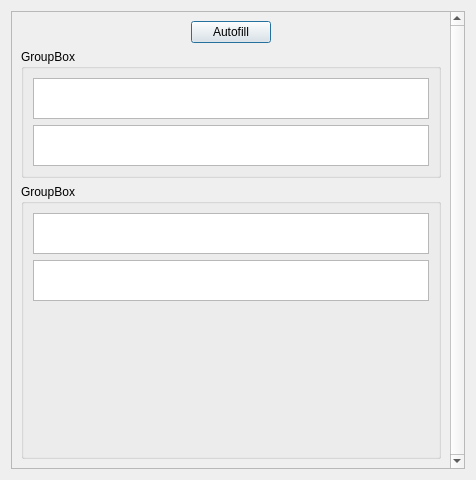
<?xml version="1.0" encoding="UTF-8"?>
<ui version="4.0">
 <class>widget_story_speakers</class>
 <widget class="QDialog" name="widget_story_speakers">
  <property name="geometry">
   <rect>
    <x>0</x>
    <y>0</y>
    <width>476</width>
    <height>480</height>
   </rect>
  </property>
  <property name="windowTitle">
   <string notr="true">Manage Speakers</string>
  </property>
  <layout class="QVBoxLayout" name="verticalLayout_2">
   <item>
    <widget class="QScrollArea" name="scrollArea">
     <property name="verticalScrollBarPolicy">
      <enum>Qt::ScrollBarAlwaysOn</enum>
     </property>
     <property name="horizontalScrollBarPolicy">
      <enum>Qt::ScrollBarAlwaysOff</enum>
     </property>
     <property name="widgetResizable">
      <bool>true</bool>
     </property>
     <widget class="QWidget" name="scrollAreaWidgetContents">
      <property name="geometry">
       <rect>
        <x>0</x>
        <y>0</y>
        <width>439</width>
        <height>460</height>
       </rect>
      </property>
      <layout class="QVBoxLayout" name="verticalLayout_4">
       <item>
        <layout class="QHBoxLayout" name="horizontalLayout">
         <property name="spacing">
          <number>10</number>
         </property>
         <item>
          <widget class="QPushButton" name="btn_autofill">
           <property name="sizePolicy">
            <sizepolicy hsizetype="Maximum" vsizetype="Fixed">
             <horstretch>0</horstretch>
             <verstretch>0</verstretch>
            </sizepolicy>
           </property>
           <property name="text">
            <string>Autofill</string>
           </property>
          </widget>
         </item>
        </layout>
       </item>
       <item>
        <widget class="QGroupBox" name="grp_speaker">
         <property name="title">
          <string>GroupBox</string>
         </property>
         <layout class="QVBoxLayout" name="verticalLayout">
          <item>
           <widget class="QTextEdit" name="txt_source">
            <property name="sizePolicy">
             <sizepolicy hsizetype="Fixed" vsizetype="Fixed">
              <horstretch>0</horstretch>
              <verstretch>0</verstretch>
             </sizepolicy>
            </property>
            <property name="maximumSize">
             <size>
              <width>401</width>
              <height>41</height>
             </size>
            </property>
            <property name="html">
             <string notr="true">&lt;!DOCTYPE HTML PUBLIC &quot;-//W3C//DTD HTML 4.0//EN&quot; &quot;http://www.w3.org/TR/REC-html40/strict.dtd&quot;&gt;
&lt;html&gt;&lt;head&gt;&lt;meta name=&quot;qrichtext&quot; content=&quot;1&quot; /&gt;&lt;style type=&quot;text/css&quot;&gt;
p, li { white-space: pre-wrap; }
&lt;/style&gt;&lt;/head&gt;&lt;body style=&quot; font-family:'MS Shell Dlg 2'; font-size:8.25pt; font-weight:400; font-style:normal;&quot;&gt;
&lt;p style=&quot;-qt-paragraph-type:empty; margin-top:0px; margin-bottom:0px; margin-left:0px; margin-right:0px; -qt-block-indent:0; text-indent:0px;&quot;&gt;&lt;br /&gt;&lt;/p&gt;&lt;/body&gt;&lt;/html&gt;</string>
            </property>
           </widget>
          </item>
          <item>
           <widget class="QTextEdit" name="txt_en">
            <property name="sizePolicy">
             <sizepolicy hsizetype="Fixed" vsizetype="Fixed">
              <horstretch>0</horstretch>
              <verstretch>0</verstretch>
             </sizepolicy>
            </property>
            <property name="maximumSize">
             <size>
              <width>401</width>
              <height>41</height>
             </size>
            </property>
            <property name="html">
             <string notr="true">&lt;!DOCTYPE HTML PUBLIC &quot;-//W3C//DTD HTML 4.0//EN&quot; &quot;http://www.w3.org/TR/REC-html40/strict.dtd&quot;&gt;
&lt;html&gt;&lt;head&gt;&lt;meta name=&quot;qrichtext&quot; content=&quot;1&quot; /&gt;&lt;style type=&quot;text/css&quot;&gt;
p, li { white-space: pre-wrap; }
&lt;/style&gt;&lt;/head&gt;&lt;body style=&quot; font-family:'MS Shell Dlg 2'; font-size:8.25pt; font-weight:400; font-style:normal;&quot;&gt;
&lt;p style=&quot;-qt-paragraph-type:empty; margin-top:0px; margin-bottom:0px; margin-left:0px; margin-right:0px; -qt-block-indent:0; text-indent:0px;&quot;&gt;&lt;br /&gt;&lt;/p&gt;&lt;/body&gt;&lt;/html&gt;</string>
            </property>
           </widget>
          </item>
         </layout>
        </widget>
       </item>
       <item>
        <widget class="QGroupBox" name="grp_speaker2">
         <property name="title">
          <string>GroupBox</string>
         </property>
         <layout class="QVBoxLayout" name="verticalLayout_3">
          <item>
           <widget class="QTextEdit" name="textEdit_5">
            <property name="sizePolicy">
             <sizepolicy hsizetype="Fixed" vsizetype="Fixed">
              <horstretch>0</horstretch>
              <verstretch>0</verstretch>
             </sizepolicy>
            </property>
            <property name="maximumSize">
             <size>
              <width>401</width>
              <height>41</height>
             </size>
            </property>
            <property name="html">
             <string notr="true">&lt;!DOCTYPE HTML PUBLIC &quot;-//W3C//DTD HTML 4.0//EN&quot; &quot;http://www.w3.org/TR/REC-html40/strict.dtd&quot;&gt;
&lt;html&gt;&lt;head&gt;&lt;meta name=&quot;qrichtext&quot; content=&quot;1&quot; /&gt;&lt;style type=&quot;text/css&quot;&gt;
p, li { white-space: pre-wrap; }
&lt;/style&gt;&lt;/head&gt;&lt;body style=&quot; font-family:'MS Shell Dlg 2'; font-size:8.25pt; font-weight:400; font-style:normal;&quot;&gt;
&lt;p style=&quot;-qt-paragraph-type:empty; margin-top:0px; margin-bottom:0px; margin-left:0px; margin-right:0px; -qt-block-indent:0; text-indent:0px;&quot;&gt;&lt;br /&gt;&lt;/p&gt;&lt;/body&gt;&lt;/html&gt;</string>
            </property>
           </widget>
          </item>
          <item>
           <widget class="QTextEdit" name="textEdit_6">
            <property name="sizePolicy">
             <sizepolicy hsizetype="Fixed" vsizetype="Fixed">
              <horstretch>0</horstretch>
              <verstretch>0</verstretch>
             </sizepolicy>
            </property>
            <property name="maximumSize">
             <size>
              <width>401</width>
              <height>41</height>
             </size>
            </property>
            <property name="html">
             <string notr="true">&lt;!DOCTYPE HTML PUBLIC &quot;-//W3C//DTD HTML 4.0//EN&quot; &quot;http://www.w3.org/TR/REC-html40/strict.dtd&quot;&gt;
&lt;html&gt;&lt;head&gt;&lt;meta name=&quot;qrichtext&quot; content=&quot;1&quot; /&gt;&lt;style type=&quot;text/css&quot;&gt;
p, li { white-space: pre-wrap; }
&lt;/style&gt;&lt;/head&gt;&lt;body style=&quot; font-family:'MS Shell Dlg 2'; font-size:8.25pt; font-weight:400; font-style:normal;&quot;&gt;
&lt;p style=&quot;-qt-paragraph-type:empty; margin-top:0px; margin-bottom:0px; margin-left:0px; margin-right:0px; -qt-block-indent:0; text-indent:0px;&quot;&gt;&lt;br /&gt;&lt;/p&gt;&lt;/body&gt;&lt;/html&gt;</string>
            </property>
           </widget>
          </item>
          <item>
           <spacer name="verticalSpacer">
            <property name="orientation">
             <enum>Qt::Vertical</enum>
            </property>
            <property name="sizeHint" stdset="0">
             <size>
              <width>20</width>
              <height>40</height>
             </size>
            </property>
           </spacer>
          </item>
         </layout>
        </widget>
       </item>
      </layout>
     </widget>
    </widget>
   </item>
  </layout>
 </widget>
 <resources/>
 <connections/>
</ui>
